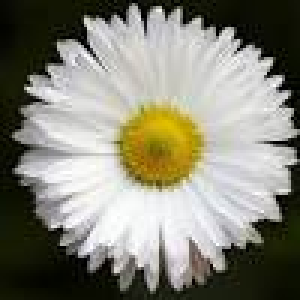
#> input picture src/img/img_scraping/marguerite_fleur/4001.jpg, 100 x 100 px (shown 3 times larger); its folder holds only this picture in this run
$ python img_resize_vector.py
#> lines starting #> are read from the running program, lines starting #| are printed output that depends on the picture
from PIL import Image
import os
import numpy as np
import shutil


def resize_and_convert_images(input_dir, output_dir, output_vector_file):
    all_vectors = []
    for filename in os.listdir(input_dir):
        if filename.endswith(".jpg"):
            image_path = os.path.join(input_dir, filename)
            try:
                image = Image.open(image_path).convert('RGB')
                new_image = image.resize((56, 56))
                new_image.save(os.path.join(output_dir, filename))


                image_array = np.array(new_image, dtype=np.float64) / 255.0
                vector = image_array.flatten()
                all_vectors.append(vector)
            except Exception as e:
                print(f"Error processing {filename}: ", e)

    all_vectors = np.array(all_vectors)
    np.save(output_vector_file, all_vectors)
    print(f"Les vecteurs ont été sauvegardés dans {output_vector_file}")


input_dirs = [
    "../src/img/img_scraping/marguerite_fleur/",
    "../src/img/img_scraping/rose_rouge/",
    "../src/img/img_scraping/tulipe_jaune/"
]
output_dirs = [
    "../src/img/img_resized/marguerite_fleur_resized/",
    "../src/img/img_resized/rose_rouge_resized/",
    "../src/img/img_resized/tulipe_jaune_resized/"
]
output_vector_files = [
    "../src/vector_data/marguerite_fleur_vectors.npy",
    "../src/vector_data/rose_rouge_vectors.npy",
    "../src/vector_data/tulipe_jaune_vectors.npy"
]

for output_dir in output_dirs:
    if not os.path.isdir(output_dir):
        os.mkdir(output_dir)
    else:
        shutil.rmtree(output_dir)
        os.mkdir(output_dir)

for input_dir, output_dir, output_vector_file in zip(input_dirs, output_dirs, output_vector_files):
    resize_and_convert_images(input_dir, output_dir, output_vector_file)
#> in resize_and_convert_images, image is the input picture: PIL image 100x100 RGB; mean R, G, B 134.3, 133.1, 119.8
#> in resize_and_convert_images, `new_image = image.resize((56, 56))`:
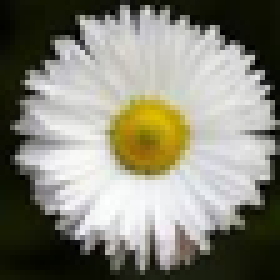
#> new_image: PIL image 56x56 RGB (shown 5 times larger); mean R, G, B 134.3, 133.1, 119.9
#> in resize_and_convert_images, `vector = image_array.flatten()`: vector = 9408 values, max 0.996 at index 6784, min 0 at index 26, mean 0.506
#> (the run stopped early here; a loop or call above may not have finished)
